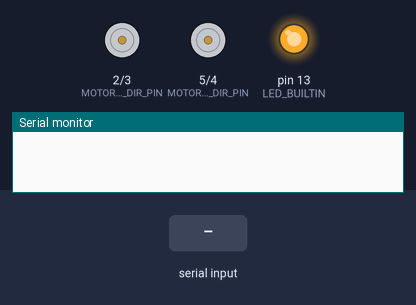
A sketch run on a simulated Arduino Uno, built with avr-gcc and run on an emulated ATmega328P. On the bench: direction and speed pins drawn as motors (green arrow = direction pin HIGH = forward, orange = LOW = backward, longer = more drive), output pins drawn as LEDs (lit = HIGH), the last lines printed to the serial monitor. Inputs (shaded band) come from the test bench.

Above: at 1.3 s.
1.4 s: "1" received over Serial
At 3.1 s:
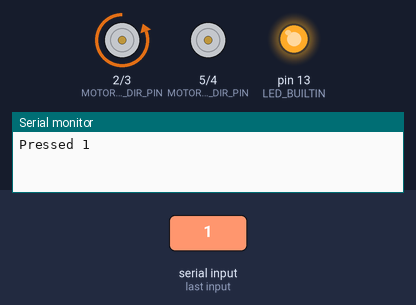
3.4 s: "2" received over Serial
At 4.7 s:
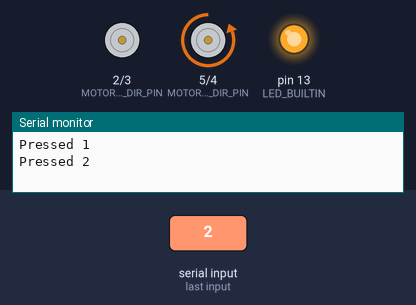
5.4 s: "3" received over Serial
At 5.9 s:
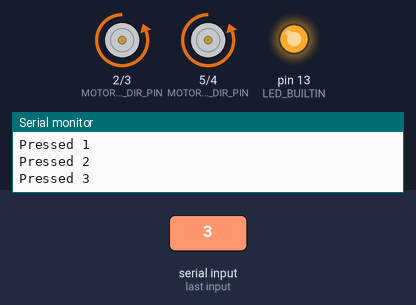
Timing chart, 0 to 8.4 s (numbered marks = the images above; inputs shaded):
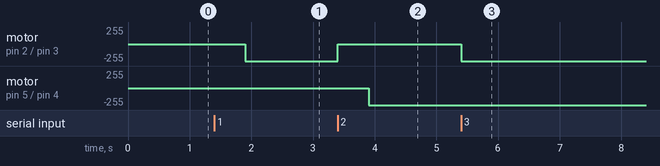

Measured:
- after the input at 1.4 s, motor on pin 2 (MOTOR_A_DIR_PIN) / pin 3 (MOTOR_A_PWM_PIN): stopped → backward 255/255 after 0.50 s
- after the input at 3.4 s, motor on pin 2 (MOTOR_A_DIR_PIN) / pin 3 (MOTOR_A_PWM_PIN): backward 255/255 → stopped at once; motor on pin 5 (MOTOR_B_DIR_PIN) / pin 4 (MOTOR_B_PWM_PIN): stopped → backward 255/255 after 0.50 s
- after the input at 5.4 s, motor on pin 2 (MOTOR_A_DIR_PIN) / pin 3 (MOTOR_A_PWM_PIN): stopped → backward 255/255 at once

The sketch:

mini_rover_two_motors_test.ino
```cpp
/**
    Control a brushed motor using markerverse motor driver
*/

#define MOTOR_A_PWM_PIN 3
#define MOTOR_A_DIR_PIN 2
#define MOTOR_B_PWM_PIN 4
#define MOTOR_B_DIR_PIN 5

byte state = 0;

void setup()
{
    Serial.begin(115200);
    delay(100);

    pinMode(LED_BUILTIN, OUTPUT);

    pinMode(MOTOR_A_DIR_PIN, OUTPUT);
    pinMode(MOTOR_A_PWM_PIN, OUTPUT);

    pinMode(MOTOR_B_DIR_PIN, OUTPUT);
    pinMode(MOTOR_B_PWM_PIN, OUTPUT);

    digitalWrite(LED_BUILTIN, HIGH);
}

void moveA()
{
    digitalWrite(MOTOR_B_DIR_PIN, LOW);
    digitalWrite(MOTOR_B_PWM_PIN, LOW);

    delay(500);

    digitalWrite(MOTOR_A_DIR_PIN, LOW);
    digitalWrite(MOTOR_A_PWM_PIN, HIGH);
}

void moveB()
{
    digitalWrite(MOTOR_A_DIR_PIN, LOW);
    digitalWrite(MOTOR_A_PWM_PIN, LOW);

    delay(500);

    digitalWrite(MOTOR_B_DIR_PIN, LOW);
    digitalWrite(MOTOR_B_PWM_PIN, HIGH);
}

void moveBoth()
{
    digitalWrite(MOTOR_A_DIR_PIN, LOW);
    digitalWrite(MOTOR_A_PWM_PIN, HIGH);

    digitalWrite(MOTOR_B_DIR_PIN, LOW);
    digitalWrite(MOTOR_B_PWM_PIN, HIGH);
}

void loop()
{
    if(Serial.available())
    {
        const char c = Serial.read();

        Serial.print("Pressed ");
        Serial.println(c);

        switch(c)
        {
            case '1':
                moveA();
                break;

            case '2':
                moveB();
                break;

            case '3':
                moveBoth();
                break;

            default:
                break;
        }
    }
}
```
